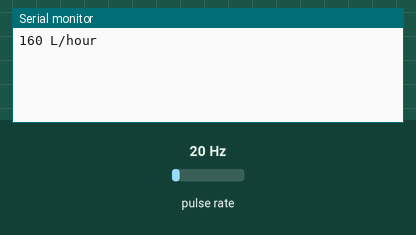
This sketch was run on a simulated ESP8266 (NodeMCU). Shown: the last lines printed to the serial monitor. Wiring (inferred from the names in the program): pulse sensor: data D5. The inputs (shaded band) are chosen by the test bench; at power-on: pulse rate 20 Hz.

Above: at 1.2 s.
1.3 s: pulse rate (sensor on D5) set to 4 Hz
At 2.6 s:
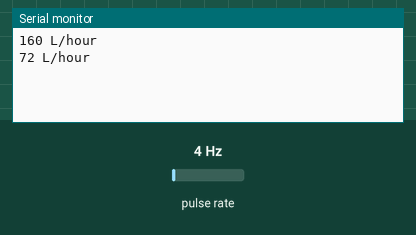
2.8 s: pulse rate (sensor on D5) set to 50 Hz
At 3.6 s:
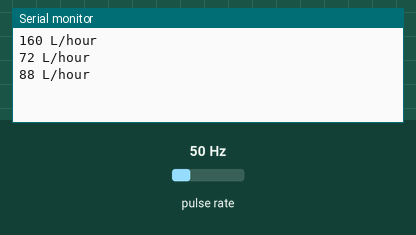
Timing chart, 0 to 5.8 s (numbered marks = the images above; inputs shaded):
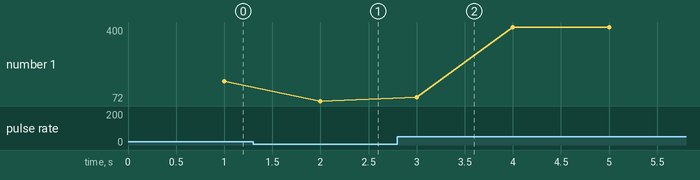

The sketch:

water_flow_sensor.ino
```cpp
volatile int flow_frequency = 0; // Measures flow sensor pulses
unsigned int l_hour;            // Calculated litres/hour
unsigned char flowsensor =D5;          // Sensor Input (D5 corresponds to GPIO14)
unsigned long currentTime;
unsigned long cloopTime;

void flow() { // Interrupt function
  flow_frequency++;
}

void setup() {
  pinMode(flowsensor, INPUT_PULLUP); // Enable internal pull-up resistor
  Serial.begin(9600);               // Initialize Serial Monitor
  attachInterrupt(digitalPinToInterrupt(flowsensor), flow, RISING); // Setup interrupt for D5 (GPIO14)
  currentTime = millis();
  cloopTime = currentTime;
}

void loop() {
  currentTime = millis();
  // Every second, calculate and print litres/hour
  if (currentTime >= (cloopTime + 1000)) {
    cloopTime = currentTime; // Update cloopTime
    // Pulse frequency (Hz) = 7.5Q, Q is flow rate in L/min.
    l_hour = (flow_frequency * 60 / 7.5); // (Pulse frequency x 60 min) / 7.5Q = flowrate in L/hour
    flow_frequency = 0; // Reset Counter
    Serial.print(l_hour, DEC); // Print litres/hour
    Serial.println(" L/hour");
  }
}
```

Measured:
- after the input at 1.3 s, the serial monitor: prints a new line after 0.70 s (image 1)
- after the input at 2.8 s, the serial monitor: prints a new line after 0.20 s (image 2)
- plotted number 1: 160 → 72 after the input at 1.3 s, 72 → 400 after the input at 2.8 s
